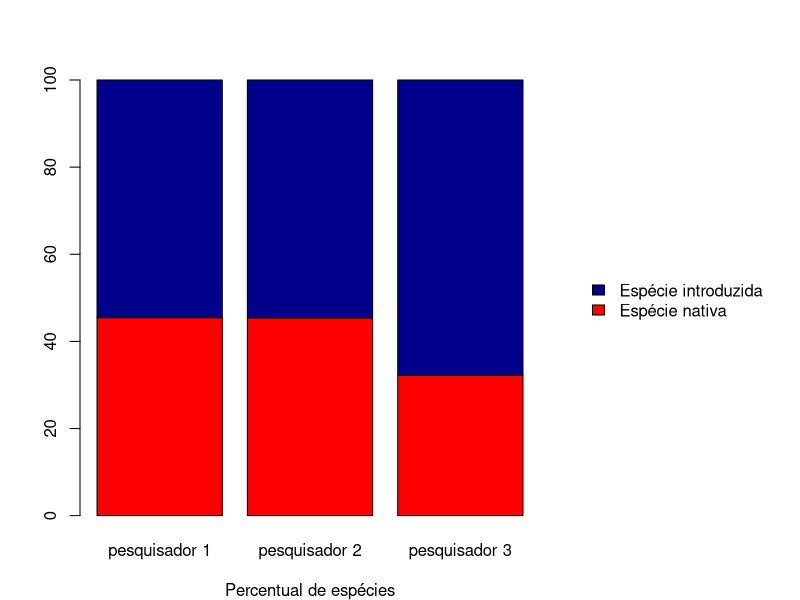

Write R code to recreate this figure.
## ---- chunk 1
observados <- c(520, 470)
esperados <- c(0.5, 0.5)

observados
esperados
## ---- chunk 2
chisq.test(x = observados, p = esperados)
## ---- chunk 3
flores.observadas <- c(170, 130)
flores.esperadas <- c(0.7, 0.3)
## ---- chunk 4
chisq.test(x = flores.observadas, p = flores.esperadas)
## ---- chunk 5
siris.observados <- c(1380, 1280)
siris.esperados <- c(0.5, 0.5)

chisq.test(x = siris.observados, p = siris.esperados)
## ---- chunk 6
arvores.observadas <- c(55, 31, 27)
arvores.esperadas <- c(1/3, 1/3, 1/3)

chisq.test(x = arvores.observadas, p = arvores.esperadas)
## ---- chunk 7
resultado <- chisq.test(x = arvores.observadas, p = arvores.esperadas)

resultado$expected
## ---- chunk 8
N.especies <- c(12, 24)
prop.especies <- c(0.5, 0.5)

chisq.test(x = N.especies, p = prop.especies, simulate.p.value = FALSE)

chisq.test(x = N.especies, p = prop.especies, simulate.p.value = TRUE)
## ---- chunk 9
dados <- matrix(data = c(55, 75, 90, 110), ncol = 2, byrow = TRUE)
rownames(dados) <- c("Espécie A", "Espécie B")
colnames(dados) <- c("Com parasita", "Sem parasita")
dados
## ---- chunk 10
chisq.test(x = dados)
## ---- chunk 11
ano <- c(rep("Ano 1", 150), rep("Ano 2", 225))
sexo <- c(rep("macho", 55), rep("fêmea", 95), rep("macho", 105), rep("fêmea", 120))

dados <- data.frame(cbind(ano, sexo))
head(dados)

tab.cont <- table(dados)
tab.cont
## ---- chunk 12
chisq.test(tab.cont)
## ---- chunk 13
pesquisadores <- c("pesquisador 1", "pesquisador 2", "pesquisador 3")
sp.nativa <- c(70, 79, 38)
sp.introduzida <- c(84, 95, 80)

dados <- matrix(c(sp.nativa, sp.introduzida), nrow = 2, byrow = T)

colnames(dados) <- pesquisadores
rownames(dados) <- c("Espécie nativa", "Espécie introduzida")

dados
## ---- chunk 14
chisq.test(dados)
## ---- chunk 15
p1.p2 <- dados [, -3]
p1.p3 <- dados [, -2]
p2.p3 <- dados [, -1]
## ---- chunk 16
chisq.test(p1.p2)
chisq.test(p1.p3)
chisq.test(p2.p3)
## ---- chunk 17
tabela <- prop.table(x = dados)
tabela
## ---- chunk 18
tabela <- prop.table(x = dados)*100
tabela
## ---- chunk 19
prop.table(x = dados, margin = 1)*100
prop.table(x = dados, margin = 2)*100
## ---- chunk 20
tabela <- prop.table(x = dados, margin = 2)*100

par(mar = c(4, 4, 4, 13))

barplot(tabela, 
        xlab = "Percentual de espécies",
        col = c("red", "darkblue"), 
        legend.text = TRUE, 
        args.legend = list(x = "right", bty = "n", inset = -0.5))
